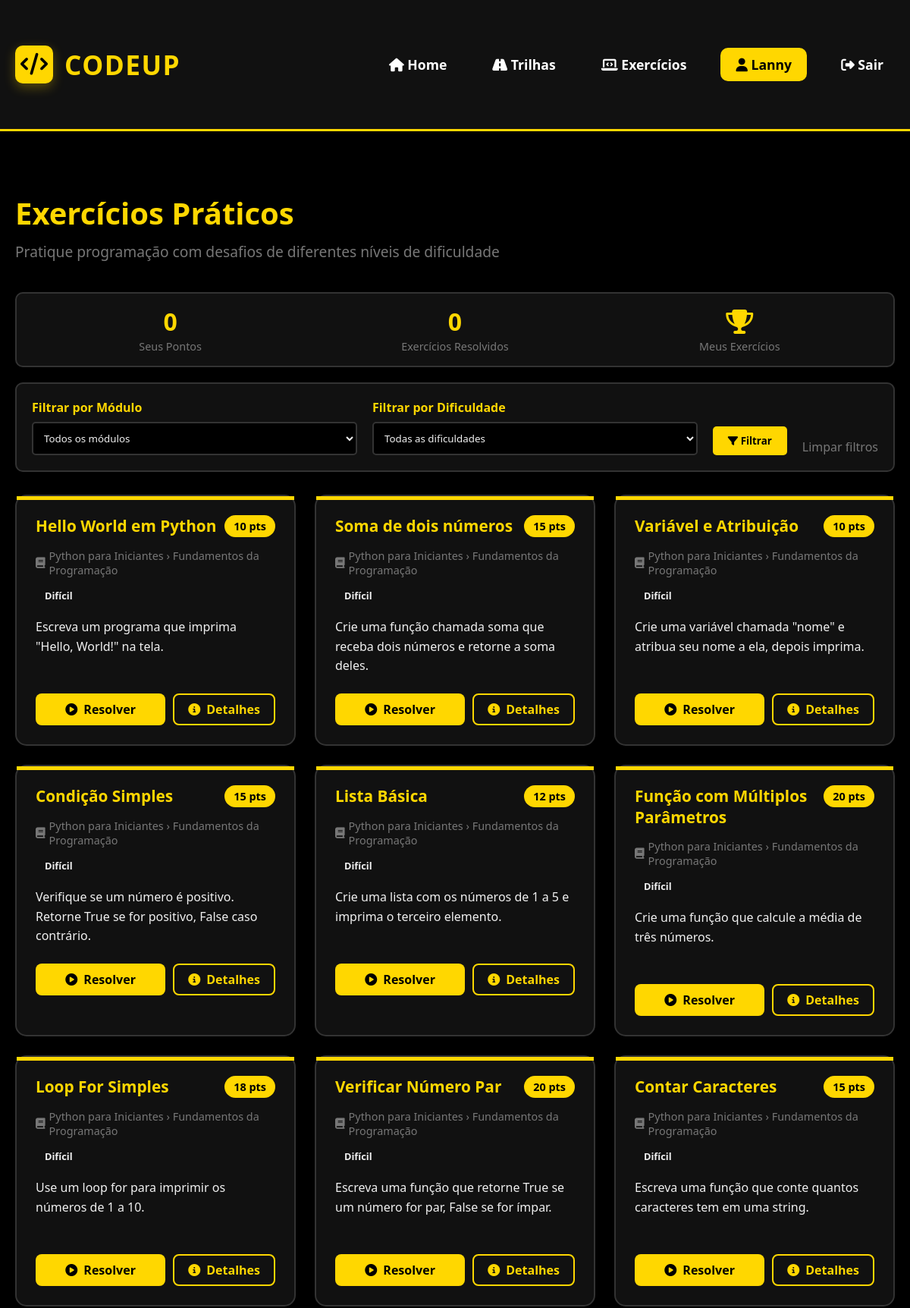
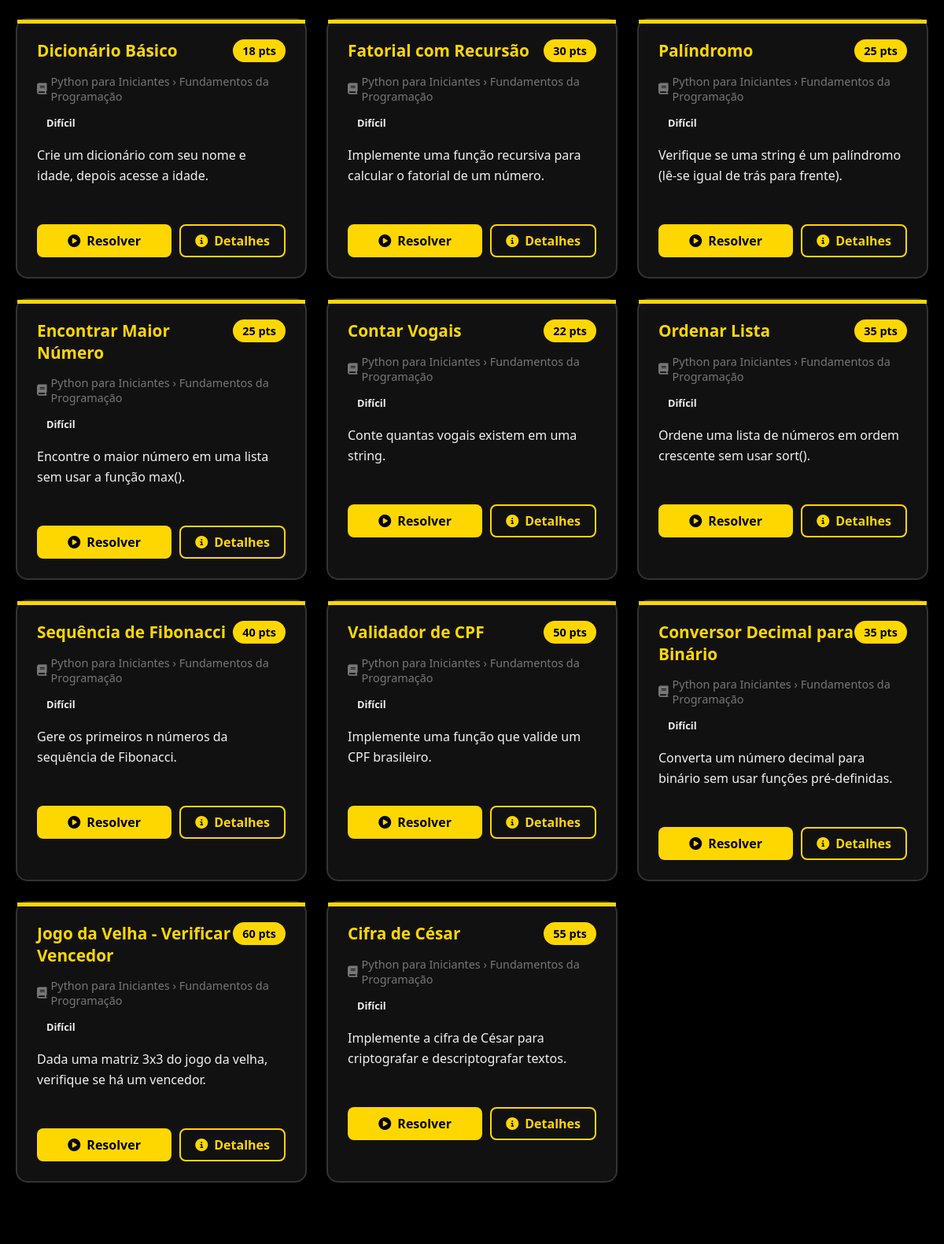
Screenshot of /exercicios/ (signed in, upper part) with the database file from the repository (2 pictures, top to bottom).
### exercicios/models.py (models this page shows, shortened)
class Exercicio(models.Model):
    modulo = models.ForeignKey('trilhas.Modulo', on_delete=models.CASCADE, related_name='exercicios')
    titulo = models.CharField(max_length=200)
    enunciado = models.TextField()
    codigo_inicial = models.TextField(blank=True)
    resposta_correta = models.TextField()
    pontos = models.IntegerField(default=10)
    dificuldade = models.CharField(max_length=20, choices=[
        ('facil', 'Fácil'),
        ('medio', 'Médio'),
        ('dificil', 'Difícil'),
    ])

### trilhas/models.py (models this page shows, shortened)
class Modulo(models.Model):
    trilha = models.ForeignKey(Trilha, on_delete=models.CASCADE, related_name='modulos')
    titulo = models.CharField(max_length=200)
    descricao = models.TextField()
    conteudo = models.TextField(blank=True)  # Conteúdo em Markdown/HTML
    video_url = models.URLField(blank=True)
    ordem = models.IntegerField(default=0)
    duracao = models.IntegerField(default=0)  # Em minutos
    concluido = models.BooleanField(default=False)
    class Meta:
        ordering = ['ordem']
        verbose_name = 'Módulo'
        verbose_name_plural = 'Módulos'

class Trilha(models.Model):
    DIFICULDADE_CHOICES = [
        ('iniciante', 'Iniciante'),
        ('intermediario', 'Intermediário'),
        ('avancado', 'Avançado'),
    ]
    titulo = models.CharField(max_length=200)
    descricao = models.TextField()
    icone = models.CharField(max_length=50, default='book')
    cor = models.CharField(max_length=7, default='#FFD700')  # Cor em hex
    dificuldade = models.CharField(max_length=20, choices=DIFICULDADE_CHOICES, default='iniciante')
    tempo_estimado = models.IntegerField(default=0)  # Em horas
    pontos_recompensa = models.IntegerField(default=100)
    ativo = models.BooleanField(default=True)
    ordem = models.IntegerField(default=0)
    data_criacao = models.DateTimeField(auto_now_add=True)
    class Meta:
        ordering = ['ordem', 'data_criacao']
        verbose_name = 'Trilha'
        verbose_name_plural = 'Trilhas'

### exercicios/views.py (the view)
# urls.py: path('', views.index, name='index'),
def index(request):
    exercicios = Exercicio.objects.all()
    if TRILHA_EXISTS:
        exercicios = exercicios.select_related('modulo__trilha')
    else:
        exercicios = exercicios.select_related('modulo')
    modulo_id = request.GET.get('modulo', '')
    dificuldade = request.GET.get('dificuldade', '')
    if modulo_id:
        exercicios = exercicios.filter(modulo_id=modulo_id)
    if dificuldade:
        exercicios = exercicios.filter(dificuldade=dificuldade)
    modulos = []
    if TRILHA_EXISTS:
        modulos = Modulo.objects.all().select_related('trilha')
    elif Modulo.objects is not None:
        modulos = Modulo.objects.all()
    exercicios_resolvidos_ids = []
    pontos_totais = 0
    exercicios_resolvidos_count = 0
    if request.user.is_authenticated:
        exercicios_resolvidos_ids = RespostaAluno.objects.filter(
            aluno=request.user,
            status='correto'
        ).values_list('exercicio_id', flat=True)
        respostas_corretas = RespostaAluno.objects.filter(
            aluno=request.user,
            status='correto'
        )
        exercicios_resolvidos_count = respostas_corretas.count()
        for resposta in respostas_corretas:
            pontos_totais += resposta.exercicio.pontos
    context = {
        'exercicios': exercicios,
        'modulos': modulos,
        'selected_modulo': modulo_id,
        'selected_dificuldade': dificuldade,
        'exercicios_resolvidos_ids': list(exercicios_resolvidos_ids),
        'TRILHA_EXISTS': TRILHA_EXISTS,
        'pontos_totais': pontos_totais,
        'exercicios_resolvidos_count': exercicios_resolvidos_count,
    }
    return render(request, 'exercicios/index.html', context)

### codeup/context_processors.py (called while the page is built)
def site_info(request):
    from django.conf import settings
    return {
        'SITE_NAME': getattr(settings, 'SITE_NAME', 'CodeUP'),
        'SITE_DESCRIPTION': getattr(settings, 'SITE_DESCRIPTION', 'Plataforma de aprendizado'),
        'SITE_VERSION': getattr(settings, 'SITE_VERSION', '1.0.0'),
        'SITE_URL': getattr(settings, 'SITE_URL', 'http://localhost:8000'),
        'DEBUG': settings.DEBUG,
    }

### exercicios/templates/exercicios/index.html (shortened to what this page needs)
{% extends 'base.html' %}
{% load static %}
{% block content %}
<main class="container">
    <h1 class="page-title">Exercícios Práticos</h1>
    <p class="page-subtitle">Pratique programação com desafios de diferentes níveis de dificuldade</p>
    {% if user.is_authenticated %}
    <div class="stats-bar">
        <div class="stat-item">
            <span class="stat-value">{{ pontos_totais|default:"0" }}</span>
            <span class="stat-label">Seus Pontos</span>
        </div>
        <div class="stat-item">
            <span class="stat-value">{{ exercicios_resolvidos_count|default:"0" }}</span>
            <span class="stat-label">Exercícios Resolvidos</span>
        </div>
        <div class="stat-item">
            <a href="{% url 'exercicios:meus_exercicios' %}" style="color: var(--primary-color); text-decoration: none;">
                <span class="stat-value">
                    <i class="fas fa-trophy"></i>
                </span>
                <span class="stat-label">Meus Exercícios</span>
            </a>
        </div>
    </div>
    {% endif %}
    <form method="GET" action="{% url 'exercicios:index' %}" class="filtros">
        <div class="filtro-group">
            <label class="filtro-label" for="modulo">Filtrar por Módulo</label>
            <select name="modulo" id="modulo" class="filtro-select">
                <option value="">Todos os módulos</option>
            </select>
        </div>
        <div class="filtro-group">
            <label class="filtro-label" for="dificuldade">Filtrar por Dificuldade</label>
            <select name="dificuldade" id="dificuldade" class="filtro-select">
                <option value="">Todas as dificuldades</option>
            </select>
        </div>
        <button type="submit" class="btn-filtrar">
            <i class="fas fa-filter"></i> Filtrar
        </button>
        <a href="{% url 'exercicios:index' %}" style="align-self: flex-end; color: var(--text-muted); text-decoration: none;">
            Limpar filtros
        </a>
    </form>
    {% if exercicios %}
        <div class="exercicios-grid">
            {% for exercicio in exercicios %}
            <div class="exercicio-card">
                <div class="exercicio-header">
                    <h3 class="exercicio-titulo">{{ exercicio.titulo }}</h3>
                    <div class="exercicio-pontos">{{ exercicio.pontos }} pts</div>
                </div>
                <div class="exercicio-modulo">
                    <i class="fas fa-book"></i>
                    {% if exercicio.modulo.trilha %}
                        {{ exercicio.modulo.trilha.titulo }} ›
                    {% endif %}
                    {{ exercicio.modulo.titulo }}
                </div>
                <span class="exercicio-dificuldade dificuldade-{{ exercicio.dificuldade }}">
                    {% if exercicio.dificuldade == 'facil' %}Fácil
                    {% elif exercicio.dificuldade == 'medio' %}Médio
                    {% else %}Difícil{% endif %}
                </span>
                <p class="exercicio-descricao">{{ exercicio.enunciado|truncatewords:30 }}</p>
                <div class="exercicio-actions">
                    <a href="{% url 'exercicios:resolver' exercicio.id %}" class="btn-resolver">
                        <i class="fas fa-play-circle"></i> Resolver
                    </a>
                    <a href="{% url 'exercicios:detalhe' exercicio.id %}" class="btn-detalhes">
                        <i class="fas fa-info-circle"></i> Detalhes
                    </a>
                </div>
            </div>
            {% endfor %}
        </div>
    {% else %}
        <div class="empty-state">
            <i class="fas fa-laptop-code"></i>
            <h3>Nenhum exercício encontrado</h3>
            <p>Tente mudar os filtros ou volte mais tarde para novos exercícios.</p>
        </div>
    {% endif %}
</main>
{% endblock %}

### templates/base.html (shortened to what this page needs)
<!DOCTYPE html>
<html lang="pt-BR">
<head>
    <link rel="stylesheet" href="https://cdnjs.cloudflare.com/ajax/libs/font-awesome/6.4.0/css/all.min.css">
</head>
<body>
    <header class="header">
        <div class="container">
            <div class="nav-container">
                <a href="{% url 'inicio' %}" class="logo">
                    <div class="logo-icon">
                        <i class="fas fa-code"></i>
                    </div>
                    <div class="logo-text">CODEUP</div>
                </a>
                <div class="nav-links">
                    <a href="{% url 'inicio' %}" class="nav-link {% if request.path == '/' %}active{% endif %}">
                        <i class="fas fa-home"></i> Home
                    </a>
                    <a href="{% url 'trilhas:lista' %}" class="nav-link">
                        <i class="fas fa-road"></i> Trilhas
                    </a>
                    <a href="{% url 'exercicios:lista' %}" class="nav-link">
                        <i class="fas fa-laptop-code"></i> Exercícios
                    </a>
                    {% if user.is_authenticated %}
                        <a href="{% url 'usuarios:perfil' %}" class="btn" style="padding: 10px 20px;">
                            <i class="fas fa-user"></i> {{ user.username }}
                        </a>
                        <a href="{% url 'usuarios:logout' %}" class="nav-link">
                            <i class="fas fa-sign-out-alt"></i> Sair
                        </a>
                    {% endif %}
                </div>
            </div>
        </div>
    </header>
    <main class="main-content">
        {% block content %}
        {% endblock %}
    </main>
</body>
</html>

### templates/base.html (style rules this page uses)
* { margin: 0; padding: 0; box-sizing: border-box; font-family: 'Segoe UI', Tahoma, Geneva, Verdana, sans-serif; }
body { background-color: #000000; color: #f0f0f0; min-height: 100vh; }
.header { background-color: #111111; border-bottom: 3px solid #FFD700; padding: 20px 0; position: sticky; top: 0; z-index: 1000; box-shadow: 0 5px 20px rgba(0, 0, 0, 0.5); }
.container { max-width: 1200px; margin: 0 auto; padding: 0 20px; }
.nav-container { display: flex; justify-content: space-between; align-items: center; }
.logo { display: flex; align-items: center; gap: 15px; text-decoration: none; }
.logo-icon { background-color: #FFD700; color: #000000; width: 50px; height: 50px; border-radius: 10px; display: flex; align-items: center; justify-content: center; font-size: 1.8rem; font-weight: bold; box-shadow: 0 5px 15px rgba(255, 215, 0, 0.3); }
.logo-text { font-size: 2.2rem; font-weight: 900; color: #FFD700; letter-spacing: 1.5px; }
.nav-links { display: flex; gap: 30px; align-items: center; }
.nav-link { color: #ffffff; text-decoration: none; font-weight: 600; font-size: 1.1rem; transition: all 0.3s; padding: 8px 15px; border-radius: 8px; }
.btn { display: inline-block; padding: 12px 25px; background-color: #FFD700; color: #000000; text-decoration: none; border-radius: 10px; font-weight: bold; font-size: 1.1rem; transition: all 0.3s; border: none; cursor: pointer; }
.main-content { min-height: calc(100vh - 400px); padding: 40px 0; }

### rows the page displays
Exercicio: titulo "Hello World em Python", pontos "10", modulo.trilha.titulo "Python para Iniciantes", modulo.titulo "Fundamentos da Programação", dificuldade "Difícil", enunciado "Escreva um programa que imprima \"Hello, World!\" na tela."
Exercicio: titulo "Soma de dois números", pontos "15", modulo.trilha.titulo "Python para Iniciantes", modulo.titulo "Fundamentos da Programação", dificuldade "Difícil", enunciado "Crie uma função chamada soma que receba dois números e retorne a soma deles."
Exercicio: titulo "Variável e Atribuição", pontos "10", modulo.trilha.titulo "Python para Iniciantes", modulo.titulo "Fundamentos da Programação", dificuldade "Difícil", enunciado "Crie uma variável chamada \"nome\" e atribua seu nome a ela, depois imprima."
Exercicio: titulo "Condição Simples", pontos "15", modulo.trilha.titulo "Python para Iniciantes", modulo.titulo "Fundamentos da Programação", dificuldade "Difícil", enunciado "Verifique se um número é positivo. Retorne True se for positivo, False caso contrário."
Exercicio: titulo "Lista Básica", pontos "12", modulo.trilha.titulo "Python para Iniciantes", modulo.titulo "Fundamentos da Programação", dificuldade "Difícil", enunciado "Crie uma lista com os números de 1 a 5 e imprima o terceiro elemento."
Exercicio: titulo "Função com Múltiplos Parâmetros", pontos "20", modulo.trilha.titulo "Python para Iniciantes", modulo.titulo "Fundamentos da Programação", dificuldade "Difícil", enunciado "Crie uma função que calcule a média de três números."
Exercicio: titulo "Loop For Simples", pontos "18", modulo.trilha.titulo "Python para Iniciantes", modulo.titulo "Fundamentos da Programação", dificuldade "Difícil", enunciado "Use um loop for para imprimir os números de 1 a 10."
Exercicio: titulo "Verificar Número Par", pontos "20", modulo.trilha.titulo "Python para Iniciantes", modulo.titulo "Fundamentos da Programação", dificuldade "Difícil", enunciado "Escreva uma função que retorne True se um número for par, False se for ímpar."
Exercicio: titulo "Contar Caracteres", pontos "15", modulo.trilha.titulo "Python para Iniciantes", modulo.titulo "Fundamentos da Programação", dificuldade "Difícil", enunciado "Escreva uma função que conte quantos caracteres tem em uma string."
Exercicio: titulo "Dicionário Básico", pontos "18", modulo.trilha.titulo "Python para Iniciantes", modulo.titulo "Fundamentos da Programação", dificuldade "Difícil", enunciado "Crie um dicionário com seu nome e idade, depois acesse a idade."
Exercicio: titulo "Fatorial com Recursão", pontos "30", modulo.trilha.titulo "Python para Iniciantes", modulo.titulo "Fundamentos da Programação", dificuldade "Difícil", enunciado "Implemente uma função recursiva para calcular o fatorial de um número."
Exercicio: titulo "Palíndromo", pontos "25", modulo.trilha.titulo "Python para Iniciantes", modulo.titulo "Fundamentos da Programação", dificuldade "Difícil", enunciado "Verifique se uma string é um palíndromo (lê-se igual de trás para frente)."
Exercicio: titulo "Encontrar Maior Número", pontos "25", modulo.trilha.titulo "Python para Iniciantes", modulo.titulo "Fundamentos da Programação", dificuldade "Difícil", enunciado "Encontre o maior número em uma lista sem usar a função max()."
Exercicio: titulo "Contar Vogais", pontos "22", modulo.trilha.titulo "Python para Iniciantes", modulo.titulo "Fundamentos da Programação", dificuldade "Difícil", enunciado "Conte quantas vogais existem em uma string."
Exercicio: titulo "Ordenar Lista", pontos "35", modulo.trilha.titulo "Python para Iniciantes", modulo.titulo "Fundamentos da Programação", dificuldade "Difícil", enunciado "Ordene uma lista de números em ordem crescente sem usar sort()."
Exercicio: titulo "Sequência de Fibonacci", pontos "40", modulo.trilha.titulo "Python para Iniciantes", modulo.titulo "Fundamentos da Programação", dificuldade "Difícil", enunciado "Gere os primeiros n números da sequência de Fibonacci."
Exercicio: titulo "Validador de CPF", pontos "50", modulo.trilha.titulo "Python para Iniciantes", modulo.titulo "Fundamentos da Programação", dificuldade "Difícil", enunciado "Implemente uma função que valide um CPF brasileiro."
Exercicio: titulo "Conversor Decimal para Binário", pontos "35", modulo.trilha.titulo "Python para Iniciantes", modulo.titulo "Fundamentos da Programação", dificuldade "Difícil", enunciado "Converta um número decimal para binário sem usar funções pré-definidas."
Exercicio: titulo "Jogo da Velha - Verificar Vencedor", pontos "60", modulo.trilha.titulo "Python para Iniciantes", modulo.titulo "Fundamentos da Programação", dificuldade "Difícil", enunciado "Dada uma matriz 3x3 do jogo da velha, verifique se há um vencedor."
Exercicio: titulo "Cifra de César", pontos "55", modulo.trilha.titulo "Python para Iniciantes", modulo.titulo "Fundamentos da Programação", dificuldade "Difícil", enunciado "Implemente a cifra de César para criptografar e descriptografar textos."

### other values shown
{{ user.username }} "Lanny"
{{ pontos_totais|default:"0" }} "0"
{{ exercicios_resolvidos_count|default:"0" }} "0"
